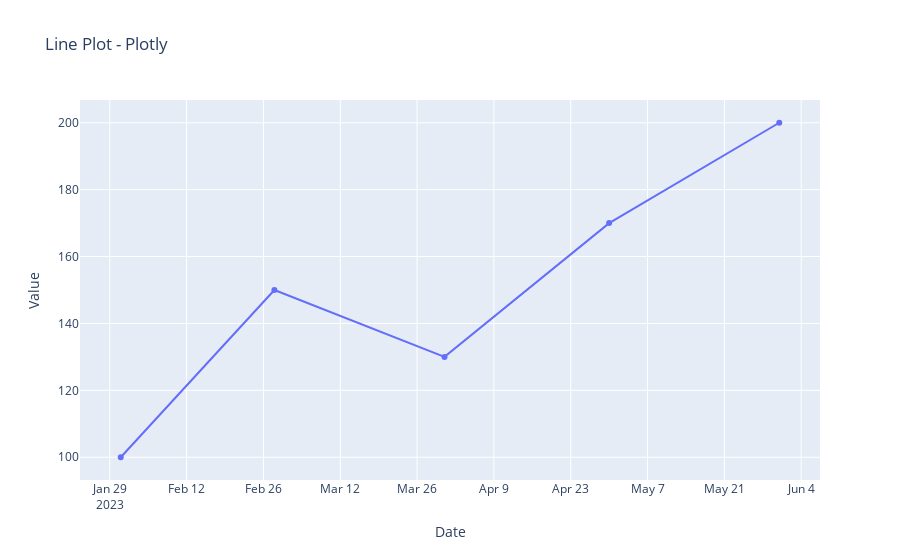

The code cell stored with this chart in its notebook:
### Markdown cell above
**Tip**: Sort bars by value for easier comparison.

---

## **b. Line Plots**
Line charts are used to show trends over time or steps, such as model performance during training.

- **Use**: Show trends over a continuous variable (e.g., time).
- **Tools**: `matplotlib`, `seaborn`, `plotly`.

`plt.plot(dates, values)`

### Code cell
# Sample time series data
dates = pd.date_range("2023-01-01", periods=5, freq="M")
values = [100, 150, 130, 170, 200]
df = pd.DataFrame({"Date": dates, "Value": values})

# Matplotlib Line Plot
plt.plot(df["Date"], df["Value"], marker="o", color="green")
plt.title("Line Plot - Matplotlib")
plt.xlabel("Date")
plt.ylabel("Value")
plt.xticks(rotation=45)
plt.show()

# Seaborn Line Plot
sns.lineplot(x="Date", y="Value", data=df, marker="o", color="purple")
plt.title("Line Plot - Seaborn")
plt.xticks(rotation=45)
plt.show()

# Plotly Interactive Line Plot
import plotly.express as px
fig = px.line(df, x="Date", y="Value", title="Line Plot - Plotly", markers=True)
fig.show()

### Figure 1 — Plotly figure (JSON) as saved in the notebook; plotly's stock layout.template omitted (floating-point values rounded to 4 significant figures)
{"data": [{"hovertemplate": "Date=%{x}<br>Value=%{y}<extra></extra>", "legendgroup": "", "line": {"color": "#636efa", "dash": "solid"}, "marker": {"symbol": "circle"}, "mode": "lines+markers", "name": "", "orientation": "v", "showlegend": false, "type": "scatter", "x": ["2023-01-31T00:00:00", "2023-02-28T00:00:00", "2023-03-31T00:00:00", "2023-04-30T00:00:00", "2023-05-31T00:00:00"], "xaxis": "x", "y": [100, 150, 130, 170, 200], "yaxis": "y"}], "layout": {"legend": {"tracegroupgap": 0}, "title": {"text": "Line Plot - Plotly"}, "xaxis": {"anchor": "y", "domain": [0.0, 1.0], "title": {"text": "Date"}}, "yaxis": {"anchor": "x", "domain": [0.0, 1.0], "title": {"text": "Value"}}}}
